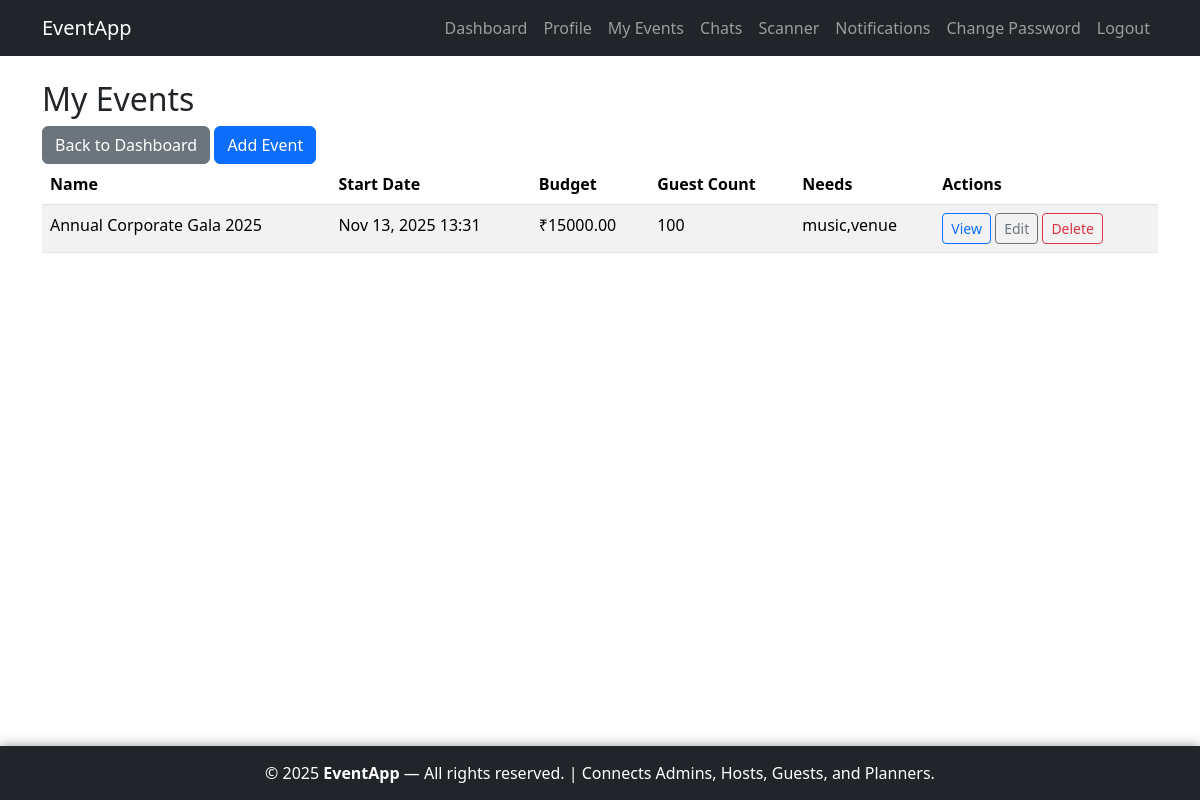
Page /host/events/ (signed in) on the earlier database version.
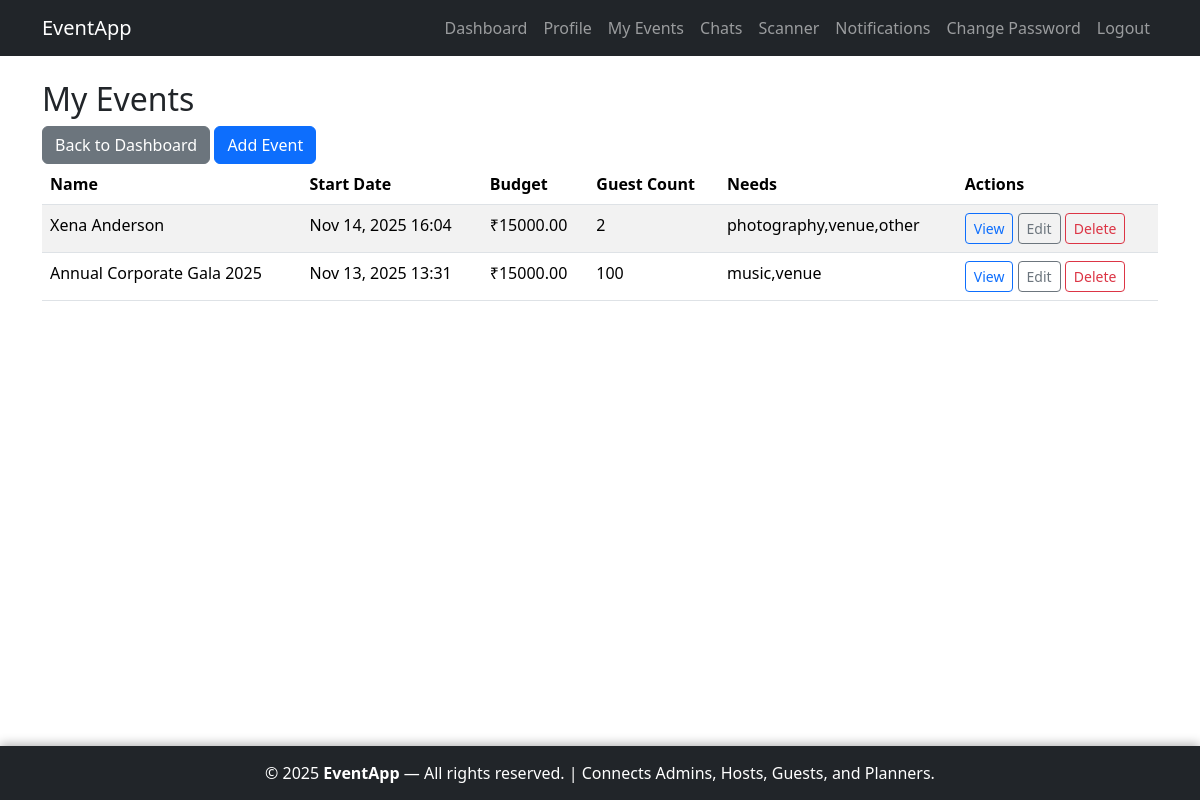
Same page on the later database version.
### host/models.py (models this page shows, shortened)
class Event(models.Model):
    NEEDS_CHOICES = [
        ('catering', 'Catering'),
        ('decorations', 'Decorations'),
        ('photography', 'Photography'),
        ('music', 'Music/DJ'),
        ('venue', 'Venue Setup'),
        ('other', 'Other'),
    ]
    host = models.ForeignKey(settings.AUTH_USER_MODEL, on_delete=models.CASCADE, related_name='events')
    name = models.CharField(max_length=255)
    start_date = models.DateTimeField()
    end_date = models.DateTimeField()
    budget = models.DecimalField(max_digits=10, decimal_places=2)
    guest_count = models.PositiveIntegerField()
    needs = models.CharField(max_length=255, blank=True)
    banner = models.ImageField(upload_to='events/', blank=True, null=True)
    venue_details = models.TextField(blank=True)
    created_at = models.DateTimeField(auto_now_add=True)
    updated_at = models.DateTimeField(auto_now=True)
    class Meta:
        ordering = ['-created_at']

### host/views.py (the view)
# urls.py: path('events/', views.EventListView.as_view(), name='event_list'),
class EventListView(LoginRequiredMixin, HostRequiredMixin, ListView):
    model = Event
    template_name = 'host/event_list.html'
    context_object_name = 'events'
    def get_queryset(self):
        return Event.objects.filter(host=self.request.user)

### host/views.py (called while the page is built)
    def test_func(self):
        return self.request.user.is_authenticated and self.request.user.role == 'host'

### host/templates/host/event_list.html (shortened to what this page needs)
{% extends 'accounts/base.html' %}
{% block content %}
<div class="row">
    <div class="col-12">
        <h2>My Events</h2>
        <a href="{% url 'host:dashboard' %}" class="btn btn-secondary">Back to Dashboard</a>
        <a href="{% url 'host:event_add' %}" class="btn btn-primary">Add Event</a>
    </div>
</div>
<div class="row">
    <div class="col-12">
        <div class="table-responsive">
            <table class="table table-striped">
                <thead>
                    <tr>
                        <th>Name</th>
                        <th>Start Date</th>
                        <th>Budget</th>
                        <th>Guest Count</th>
                        <th>Needs</th>
                        <th>Actions</th>
                    </tr>
                </thead>
                <tbody>
                    {% for event in events %}
                    <tr>
                        <td>{{ event.name }}</td>
                        <td>{{ event.start_date|date:"M d, Y H:i" }}</td>
                        <td>₹{{ event.budget }}</td>
                        <td>{{ event.guest_count }}</td>
                        <td>{{ event.needs }}</td>
                        <td>
                            <a href="{% url 'host:event_detail' event.pk %}" class="btn btn-sm btn-outline-primary">View</a>
                            <a href="{% url 'host:event_edit' event.pk %}" class="btn btn-sm btn-outline-secondary">Edit</a>
<form action="{% url 'host:event_delete' event.pk %}" method="POST" style="display:inline;">
    <button type="submit" class="btn btn-sm btn-outline-danger"
        onclick="return confirm('Are you sure you want to delete this event?');">
        Delete
    </button>
</form>
                        </td>
                    </tr>
                    {% empty %}
                    <tr><td colspan="6" class="text-center">No events found.</td></tr>
                    {% endfor %}
                </tbody>
            </table>
        </div>
    </div>
</div>
{% endblock %}

Differences in the rows shown:
added Event: name "Xena Anderson", start_date "Nov 14, 2025 16:04", budget "15000.00", guest_count "2", needs "photography,venue,other"
